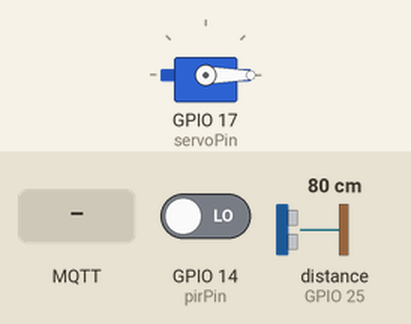
A sketch run on a simulated ESP32. Shown: servo. Inputs (shaded band) come from the test bench; at power-on: GPIO 14 (pirPin) LOW, distance to the obstacle (sensor on GPIO 25) 80 cm. The echo pulse lasts 58.3 µs per cm; WiFi joins after 1.5 s; servers stay silent unless stated; no MQTT or app messages arrive unless stated; what the sketch prints to the serial monitor is not drawn.

Above: at 2.7 s.
2.8 s: GPIO 14 (pirPin) driven HIGH
At 3.8 s:
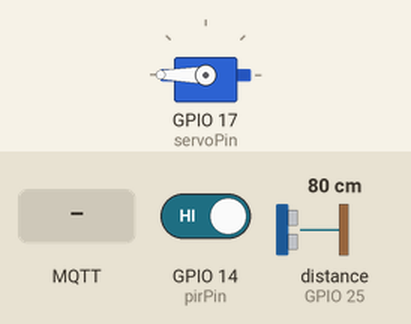
5.8 s: MQTT message "OFF" arrives on the first subscribed topic
At 6.3 s:
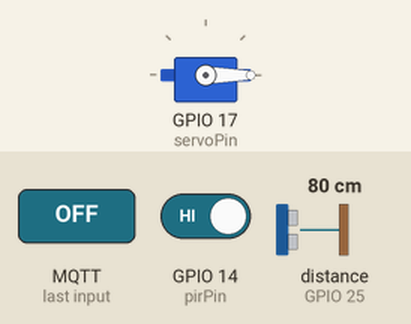
8.8 s: distance to the obstacle (sensor on GPIO 25) set to 18 cm
11.8 s: distance to the obstacle (sensor on GPIO 25) set to 14 cm
Timing chart, 0 to 14.3 s (numbered marks = the images above; inputs shaded):
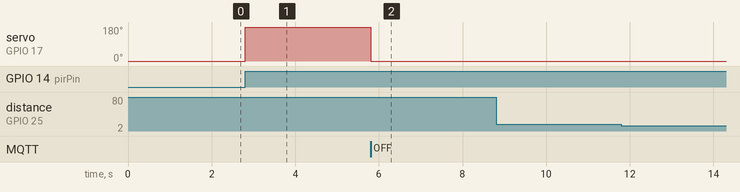

The sketch:

Project.ino
```cpp
#include <PubSubClient.h>
#include <WiFi.h>
#include <ESP32Servo.h>
#include <Arduino_JSON.h>

// WiFi credentials
const char* WIFI_SSID = "Error";
const char* WIFI_PASSWORD = "wifinotfound_";

// GCP VM MQTT Broker details
const char* MQTT_SERVER = "34.55.234.96";  // Replace with your GCP VM IP or domain
const int MQTT_PORT = 1883;                // Default MQTT port

// MQTT credentials
const char* MQTT_USER = "ESP32User";       // MQTT username
const char* MQTT_PASSWORD = "cpc357";     // MQTT password

// MQTT topics
const char* TOPIC_TELEMETRY = "garbage/telemetry"; // Aggregated data topic
const char* TOPIC_CONTROL_SERVO = "garbage/servo/control";

// Define Pins of sensors and actuators
const int pirPin = 14;       // PIR sensor pin
const int servoPin = 17;     // Servo motor pin
const int trigPin = 26;      // Ultrasonic sensor trig pin
const int echoPin = 25;      // Ultrasonic sensor echo pin

// Initialization variables
int pirState = LOW;
long duration;
float distance;
bool servoEnabled = true;  // Tracks servo motor state
bool isLidOpen = false;    // Tracks lid state
unsigned long lidOpenTime = 0; // Timer for lid closure

Servo servo;
WiFiClient espClient;
PubSubClient mqttClient(espClient);

// Function to connect to WiFi
void setup_wifi() {
  delay(10);
  Serial.println();
  Serial.print("Connecting to ");
  Serial.println(WIFI_SSID);

  WiFi.mode(WIFI_STA);
  WiFi.begin(WIFI_SSID, WIFI_PASSWORD);

  while (WiFi.status() != WL_CONNECTED) {
    delay(500);
    Serial.print(".");
  }

  Serial.println();
  Serial.println("WiFi connected");
  Serial.println("IP address: ");
  Serial.println(WiFi.localIP());
}

// Function to connect to MQTT broker
void connectToMQTT() {
  while (!mqttClient.connected()) {
    Serial.print("Connecting to MQTT broker...");
    // Use MQTT authentication credentials
    if (mqttClient.connect("ESP32Client", MQTT_USER, MQTT_PASSWORD)) {
      Serial.println("connected");
      mqttClient.subscribe(TOPIC_CONTROL_SERVO);
    } else {
      Serial.print("failed with state ");
      Serial.println(mqttClient.state());
      delay(2000);
    }
  }
}

// Ultrasonic sensor function
float readUltrasonic() {
  digitalWrite(trigPin, LOW);
  delayMicroseconds(2);
  digitalWrite(trigPin, HIGH);
  delayMicroseconds(10);
  digitalWrite(trigPin, LOW);

  duration = pulseIn(echoPin, HIGH);
  distance = duration * 0.034 / 2;
  return distance;
}

// Function to publish aggregated telemetry data
void publishTelemetryData() {
  // Read ultrasonic data
  float distance = readUltrasonic();

  // Determine lid status
  String lidStatus = isLidOpen ? "open" : "closed";

  // Determine waste level based on distance
  String wasteLevel;
  if (distance > 15) {
    wasteLevel = "green"; // Green: Waste level < 50%
  } else if (distance >= 9 && distance <= 15) {
    wasteLevel = "yellow"; // Yellow: Waste level between 50% and 70%
  } else {
    wasteLevel = "red"; // Red: Waste level >= 70%
  }

  // Create JSON object for telemetry data
  String telemetryData = "{";
  telemetryData += "\"distance\": " + String(distance) + ", ";
  telemetryData += "\"motion\": " + String(pirState == HIGH ? "true" : "false") + ", ";
  telemetryData += "\"lidStatus\": \"" + lidStatus + "\", ";
  telemetryData += "\"wasteLevel\": \"" + wasteLevel + "\", "; // Add waste level
  telemetryData += "\"timestamp\": " + String(millis());
  telemetryData += "}";

  // Publish to MQTT topic
  mqttClient.publish(TOPIC_TELEMETRY, telemetryData.c_str());
  Serial.println("Published telemetry data: " + telemetryData);
}

// Callback function for MQTT messages
void mqttCallback(char* topic, byte* payload, unsigned int length) {
  payload[length] = '\0'; // Null-terminate the payload
  String message = String((char*)payload);

  Serial.print("Message received on topic ");
  Serial.print(topic);
  Serial.print(": ");
  Serial.println(message);

  // Handle servo control via MQTT
  if (String(topic) == TOPIC_CONTROL_SERVO) {
    if (message == "ON") {
      Serial.println("Servo enabled");
      servoEnabled = true;
    } else if (message == "OFF") {
      Serial.println("Servo disabled");
      servoEnabled = false;
      servo.write(0); // Close the lid if disabled
    }
  }
}

void setup() {
  Serial.begin(9600);
  Serial.println("Initializing system...");

  setup_wifi();
  mqttClient.setServer(MQTT_SERVER, MQTT_PORT);  // Configure MQTT client
  mqttClient.setCallback(mqttCallback);         // Set MQTT callback function

  pinMode(pirPin, INPUT);
  pinMode(trigPin, OUTPUT);
  pinMode(echoPin, INPUT);

  servo.attach(servoPin);
  servo.write(0);  // Initialize servo position to closed

  Serial.println("System Initialized. Waiting for motion...");

  Serial.print("ESP32 IP Address: ");
  Serial.println(WiFi.localIP());
}

void loop() {
  // Check MQTT connection
  if (!mqttClient.connected()) {
    connectToMQTT();
  }
  mqttClient.loop();

  // Read PIR sensor state
  int motionDetected = digitalRead(pirPin);

  if (motionDetected == HIGH && pirState == LOW) {
    Serial.println("Motion detected!");
    pirState = HIGH;

    // Control servo motor if enabled
    if (servoEnabled && !isLidOpen) {
      Serial.println("Opening lid...");
      servo.write(180); // Open the lid
      lidOpenTime = millis(); // Record the lid open time
      isLidOpen = true;
    }

    // Publish aggregated telemetry data
    publishTelemetryData();
  } else if (motionDetected == LOW && pirState == HIGH) {
    pirState = LOW;
    Serial.println("No motion detected");

    // Publish aggregated telemetry data
    publishTelemetryData();
  }

  // Automatically close the lid after 8 seconds
  if (isLidOpen && millis() - lidOpenTime >= 8000) {
    Serial.println("Closing lid...");
    servo.write(0); // Close the lid
    isLidOpen = false;

    // Publish aggregated telemetry data after closing the lid
    publishTelemetryData();
  }
}
```

Measured:
- after the input at 2.8 s, servo on GPIO 17 (servoPin): 0° → 180° at once
- after the input at 5.8 s, servo on GPIO 17 (servoPin): 180° → 0° at once
- after the input at 8.8 s, every drawn part: stays the same
- after the input at 11.8 s, every drawn part: stays the same
